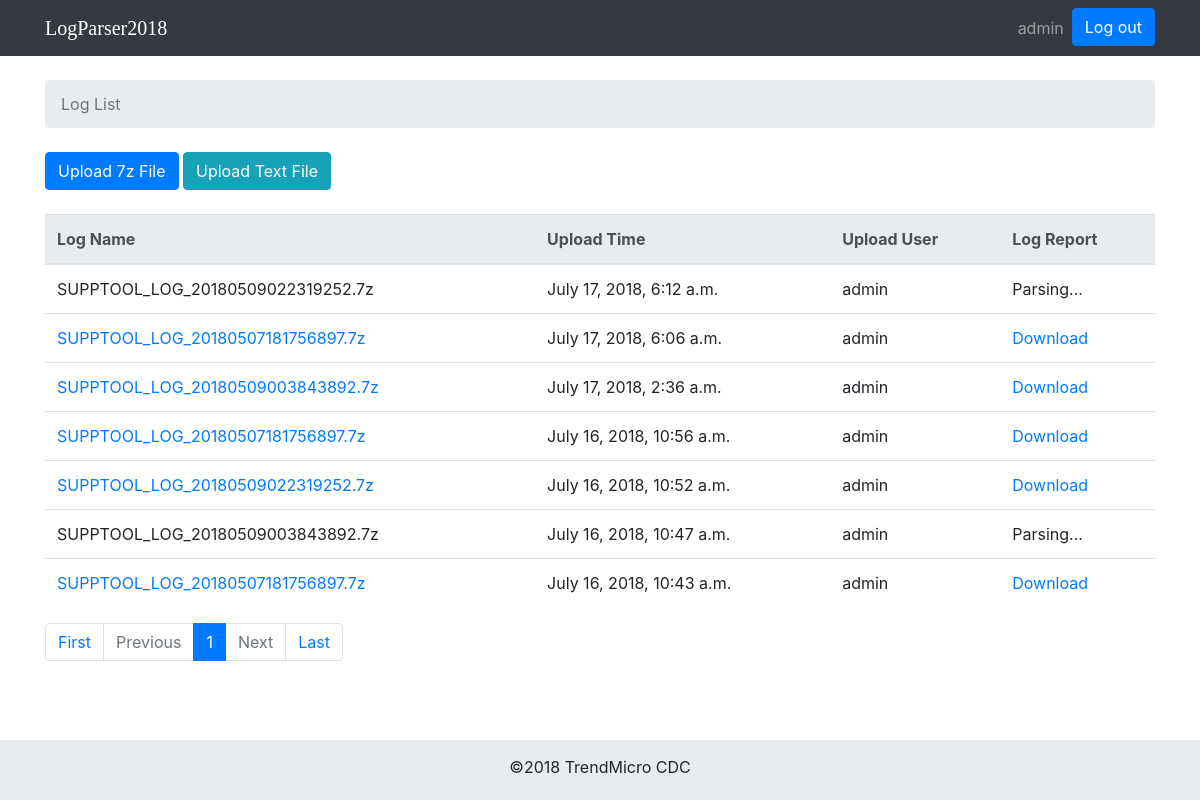
The app's page / (signed in) with its own data.
### upload_app/models.py (models this page shows, shortened)
class FileSimpleModel(models.Model):
    file_name = models.CharField(max_length=100, default='SupportTool')
    file_field = models.FileField(upload_to='upload/%Y%m%d', max_length=200, unique=True)
    file_time = models.DateTimeField(default=timezone.now)
    file_username = models.CharField(max_length=50, default='admin')
    report_download = models.CharField(max_length=200, default='NotReady')
    class Meta:
        ordering = ['-file_time']
    def get_report_path(self):
        if self.report_download == 'NotReady':
            return self.report_download
        else:
            report_name = self.report_download.split('/')[-1].split('.')[0]
            report_time = self.report_download.split('/')[1]
            report_path = './static/'+ report_time + '/' + report_name + '/' + report_name + '.html'
            return report_path

### upload_app/views.py (the view)
# urls.py: 2. Add a URL to urlpatterns:  path('', views.home, name='home')
@login_required
def home(request):
    username = request.user
    if str(username) == 'admin':
        logs = FileSimpleModel.objects.all()
    else:
        logs = FileSimpleModel.objects.filter(file_username=username)
    page = request.GET.get('page', 1)
    paginator = MyPaginator(logs, 10)
    try:
        logs = paginator.page(page)
    except PageNotAnInteger:
        logs = paginator.page(1)
    except EmptyPage:
        logs = paginator.page(paginator.num_pages)
    return render(request, 'home.html', {'logs':logs})

### upload_app/views.py (called while the page is built, shortened)
    def page(self, number):
        try:
            self.page_num = int(number)
            return super(MyPaginator, self).page(number)
        except:
            self.page_num = 1
            return super(MyPaginator, self).page(1)

    def _page_range_ext(self):
        num_count = 2 * self.range_num + 1
        if self.num_pages <= num_count:
            return range(1, self.num_pages + 1)

### templates/home.html (shortened to what this page needs)
{% extends 'base.html' %}
{% block breadcrumb %}
    <li class="breadcrumb-item active">Log List</li>
{% endblock %}
{% block content %}
  <div class="mb-4">
      <a href="{% url 'upload_7z' %}" class="btn btn-primary">Upload 7z File</a>
      <a href="{% url 'upload_text' %}" class="btn btn-info">Upload Text File</a>
  </div>
  <table class="table table-hover">
    <thead class="thead-light">
      <tr>
        <th nowrap="nowrap">Log Name</th>
        <th nowrap="nowrap">Upload Time</th>
        <th nowrap="nowrap">Upload User</th>
        <th nowrap="nowrap">Log Report</th>
      </tr>
    </thead>
    <tbody>
      {% for log in logs %}
      <tr>
          <td>
              <p class="mb-0">
                  {% if log.get_report_path == 'NotReady' %}
                  <a>{{ log.file_name }}</a>
                  {% else %}
                  <a href="{{ log.get_report_path }}">{{ log.file_name }}</a>
                  {% endif %}
              </p>
          </td>
          <td class="align-middle">{{ log.file_time }}</td>
          <td class="align-middle">{{ log.file_username }}</td>
          {% if log.report_download == 'NotReady' %}
          <td>Parsing...</td>
          {% else %}
          <td>
              <a href="{% url 'download' log.report_download %}">Download</a>
          </td>
          {% endif %}
      </tr>
      {% endfor %}
    </tbody>
  </table>
  <ul class="pagination">
      <li class="page-item">
           <a class="page-link" href="?page=1">First</a>
      </li>
      {% if logs.has_previous %}
      <li class="page-item">
           <a class="page-link" href="?page={{ logs.previous_page_number }}">Previous</a>
      </li>
      {% else %}
      <li class="page-item disabled">
            <a class="page-link" href="#">Previous</a>
      </li>
      {% endif %}
      {% for i in logs.paginator.page_range_ext %}
      <li class="page-item {% if logs.number == i %} active {% endif %}">
          <a class="page-link" href="?page={{ i }}">{{ i }}</a>
      </li>
      {% endfor %}
      {% if logs.has_next %}
      <li class="page-item">
          <a class="page-link" href="?page={{ logs.next_page_number }}" >Next</a>
      </li>
      {% else %}
      <li class="page-item disabled">
          <a class="page-link" href="#">Next</a>
      </li>
      {% endif %}
      <li class="page-item">
           <a class="page-link" href="?page={{ logs.paginator.num_pages }}">Last</a>
      </li>
  </ul>
{% endblock %}

### templates/base.html (shortened to what this page needs)
{% load static %}<!DOCTYPE html>
<html lang="en">
<head>
    <link rel="stylesheet" href="{% static 'css/bootstrap.min.css' %}">
    <link rel="stylesheet" href="{% static 'css/app.css' %}">
</head>
<body>
<div class="wrapper">
    <nav class="navbar navbar-expand-lg navbar-dark bg-dark">
        <div class="container">
            <a class="navbar-brand" href="{% url 'home' %}">LogParser2018</a>
            <div class="collapse navbar-collapse" id="mainMenu">
                {% if user.is_authenticated %}
                    <ul class="navbar-nav ml-auto">
                        <li class="nav-item">
                            <a class="nav-link">{{ user.username }}</a>
                        </li>
                        <li class="nav-item">
                            <a class="btn btn-primary" href="{% url 'logout' %}">Log out</a>
                        </li>
                    </ul>
                {% else %}
                    <form class="form-inline ml-auto">
                        <a href="{% url 'login' %}" class="btn btn-outline-secondary">Log in</a>
                        <a href="{% url 'signup' %}" class="btn btn-primary ml-2">Sign up</a>
                    </form>
                {% endif %}
            </div>
        </div>
    </nav>
    <div class="container">
        <ol class="breadcrumb my-4">
            {% block breadcrumb %}
            {% endblock %}
        </ol>
        {% block content %}
        {% endblock %}
    </div>
    <div class="push"></div>
</div>
<footer>
    <div class="container" style="text-align: center">
        <a rel="nofollow noopener" target="_blank">©2018  TrendMicro CDC</a>
    </div>
</footer>
</body>
</html>

### static/css/app.css (style rules this page uses)
html, body { height: 100%; }
.navbar-brand { font-family: 'Peralta', cursive; }
.wrapper { position: relative; min-height: 100%; height: auto !important; height: 100%; margin: 0 auto -60px; }
.push { height: 60px; }
footer { height: 60px; padding: 15px 0; background-color: #e9ecef; position: relative; }

### records on screen
FileSimpleModel: file_name "SUPPTOOL_LOG_20180509022319252.7z", file_time "July 17, 2018, 6:12 a.m.", file_username "admin", report_download "Parsing..."
FileSimpleModel: file_name "SUPPTOOL_LOG_20180507181756897.7z", file_time "July 17, 2018, 6:06 a.m.", file_username "admin", shows "Download"
FileSimpleModel: file_name "SUPPTOOL_LOG_20180509003843892.7z", file_time "July 17, 2018, 2:36 a.m.", file_username "admin", shows "Download"
FileSimpleModel: file_name "SUPPTOOL_LOG_20180507181756897.7z", file_time "July 16, 2018, 10:56 a.m.", file_username "admin", shows "Download"
FileSimpleModel: file_name "SUPPTOOL_LOG_20180509022319252.7z", file_time "July 16, 2018, 10:52 a.m.", file_username "admin", shows "Download"
FileSimpleModel: file_name "SUPPTOOL_LOG_20180509003843892.7z", file_time "July 16, 2018, 10:47 a.m.", file_username "admin", report_download "Parsing..."
FileSimpleModel: file_name "SUPPTOOL_LOG_20180507181756897.7z", file_time "July 16, 2018, 10:43 a.m.", file_username "admin", shows "Download"

### other values on screen
{{ user.username }} "admin"
{{ i }} "1"
